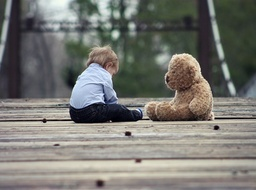
#> input picture opencv_geometry/baby.jpg, 256 x 190 px, shrunk from 640 x 476 before the run
$ python affine2.py
#> lines starting #> are read from the running program, lines starting #| are printed output that depends on the picture
### opencv_geometry/affine.py
import cv2
import numpy as np
from translation import contain # 저번 예제와 마찬가지
from bilinear import bilinear_value

def affine_transform(img, mat):
    rows, cols = img.shape[:2]
    inv_mat = cv2.invertAffineTransform(mat)  # 어파인 변환의 역행렬(역방향)
    ## 리스트 생성 방식
    pts = [np.dot(inv_mat, (j, i, 1)) for i in range(rows) for j in range(cols)]
    #dst = [bilinear_value(img, p) if contain(p, size) else 0 for p in pts]
    dst = [bilinear_value(img, p) if contain(p, img.shape[::-1]) else 0 for p in pts]
    dst = np.reshape(dst, (rows, cols)).astype('uint8')

    # [7 lines of commented-out code are left out]

    return dst

# [33 lines that do not run on import are left out]

### opencv_geometry/bilinear.py
import cv2
import numpy as np

# [9 lines left out: function scaling_nearest, not called in this run]

def bilinear_value(img, pt): # 단일 화소에 대한 양선형 보간
    x, y = np.int32(pt)
    if x >= img.shape[1]-1: x = x -1
    if y >= img.shape[0]-1: y = y - 1

    P1, P4, P2, P3 = np.float32(img[y:y+2,x:x+2].flatten())
    # [5 lines of commented-out code are left out]

    alpha, beta = pt[1] - y,  pt[0] - x   # 거리 비율
    M1 = P1 + alpha * (P2 - P1)  # 1차 보간
    M2 = P4 + alpha * (P3 - P4)
    P  = M1 + beta  * (M2 - M1)  # 2차 보간
    return  np.clip(P, 0, 255)   # 화소값 saturation(0 ~ 255 사이로)후 반환

# [6 lines left out: function scaling_bilinear, not called in this run]

# [16 lines that do not run on import are left out]

### opencv_geometry/translation.py
import cv2
import numpy as np

def contain(p, shape): # 좌표(y,x)가 범위 안에 있는지 검사
    return 0 <= p[0] < shape[0] and 0 <= p[1] < shape[1]

# [8 lines left out: function translate, not called in this run]

# [11 lines that do not run on import are left out]

### opencv_geometry/affine2.py
import numpy as np, math, cv2
from affine import affine_transform # affine.py에서 if __name__ == '__main__'

def getAffineMat(center, rotateDegree, scaleX=1, scaleY=1, translate=(0, 0)):
    cen_trans = np.eye(3, dtype=np.float32) # np.eye(3): 3x3 단위행렬(대각선이 1) 생성
    org_trans = np.eye(3, dtype=np.float32)
    scale_mat = np.eye(3, dtype=np.float32) # 크기 변경 행렬
    trans_mat = np.eye(3, dtype=np.float32) # 평행 이동 행렬
    rot_mat   = np.eye(3, dtype=np.float32) # 회전 변환 행렬

    radian = (rotateDegree/180.0) * np.pi  # 회전 각도 - 라디안 계산
    rot_mat[0] = [ np.cos(radian), np.sin(radian), 0] # 회전 변환 행렬의 0행
    rot_mat[1] = [-np.sin(radian), np.cos(radian), 0] # 회전 변환 행렬의 1행

    cen_trans[:2, 2] = center  # 중심 좌표를 기준으로 회전
    org_trans[:2, 2] = np.multiply(center[0], -1) # 원점으로 이동
    trans_mat[:2, 2] = translate # 평행 이동 행렬의 원소 지정
    scale_mat[0, 0], scale_mat[1, 1] = scaleX, scaleY   # 크기 변경 행렬의 원소 지정

    # 원점이동(16줄) -> 크기 변환 -> 평행 이동 -> 회전 -> 중심점 이동
    ret_mat = cen_trans.dot(rot_mat.dot(trans_mat.dot(scale_mat.dot(org_trans))))
    # 원점이동(16줄) -> 평행 이동 -> 크기 변환 -> 회전 -> 중심점 이동
    # 크기 변경으로 평행 이동의 화소가 작아져, 회전 방향으로 평행 이동하는 정도가 작아짐
    # ret_mat = cen_trans.dot(rot_mat.dot(scale_mat.dot(trans_mat.dot(org_trans))))
    return np.delete(ret_mat, 2, axis=0)  # 행 제거 ret_mat[0:2,:] -> 2x3으로 만들어야 함

image = cv2.imread('baby.jpg', cv2.IMREAD_GRAYSCALE)
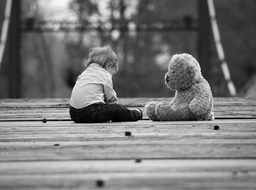
#> image: shape (190, 256); min 0, max 252, mean 119.7
if image is None: raise Exception("영상 파일 읽기 에러")

size = image.shape[::-1]
#> size = (256, 190)
center = np.divmod(size, 2)[0]   # 회전 중심 좌표 - 크기는 행,열의 역순
#> center = [128, 95]
angle, tr = 45.0, (200, 0)   # 각도와 평행이동

aff_mat1 = getAffineMat(center, angle)  # 중심 좌표 기준 회전
aff_mat2 = getAffineMat((0,0), 0, 2.0, 1.5)  # 크기 변경 - 확대
aff_mat3 = getAffineMat(center, angle, 0.7, 0.7) # 회전 및 축소
aff_mat4 = getAffineMat(center, angle, 0.7, 0.7, tr)  # 복합 변환

dst1 = cv2.warpAffine(image, aff_mat1, size)  # OpenCV 함수
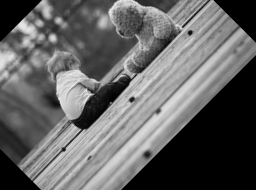
#> dst1: shape (190, 256); min 0, max 237, mean 98.9
dst2 = cv2.warpAffine(image, aff_mat2, size)
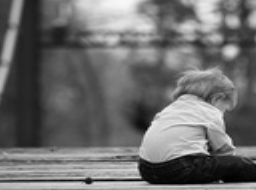
#> dst2: shape (190, 256); min 0, max 248, mean 109
dst3 = affine_transform(image, aff_mat3)  # 앞 예제에서 만든 함수 사용
#> in bilinear_value, `P1, P4, P2, P3 = np.float32(img[y:y+2,x:x+2].flatten())`: P1 = 74; P2 = 76; P3 = 75
#> in bilinear_value, `M1 = P1 + alpha * (P2 - P1)`: M1 = 75.44
#> in bilinear_value, `M2 = P4 + alpha * (P3 - P4)`: M2 = 74.72
#> in bilinear_value, `P  = M1 + beta  * (M2 - M1)`: P = 74.97
#> in affine_transform, `dst = [bilinear_value(img, p) if contain(p, img.shape[::-1]) else 0 fo..`: dst = 48640 items
#> in affine_transform, `dst = np.reshape(dst, (rows, cols)).astype('uint8')`:
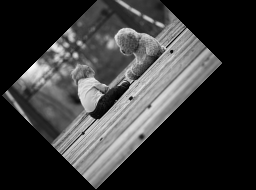
#> dst: shape (190, 256); min 0, max 247, mean 57.2
dst4 = affine_transform(image, aff_mat4)
#> in affine_transform (call 2), `dst = np.reshape(dst, (rows, cols)).astype('uint8')`:
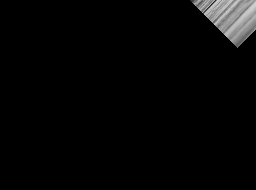
#> dst: shape (190, 256); min 0, max 211, mean 5.9

cv2.imshow("image", image)
cv2.imshow("dst1_only_rotate", dst1)
cv2.imshow("dst2_only_scaling", dst2)
cv2.imshow("dst3_rotate_scaling", dst3)
cv2.imshow("dst4_rotate_scaling_translate", dst4)
cv2.waitKey(0)
